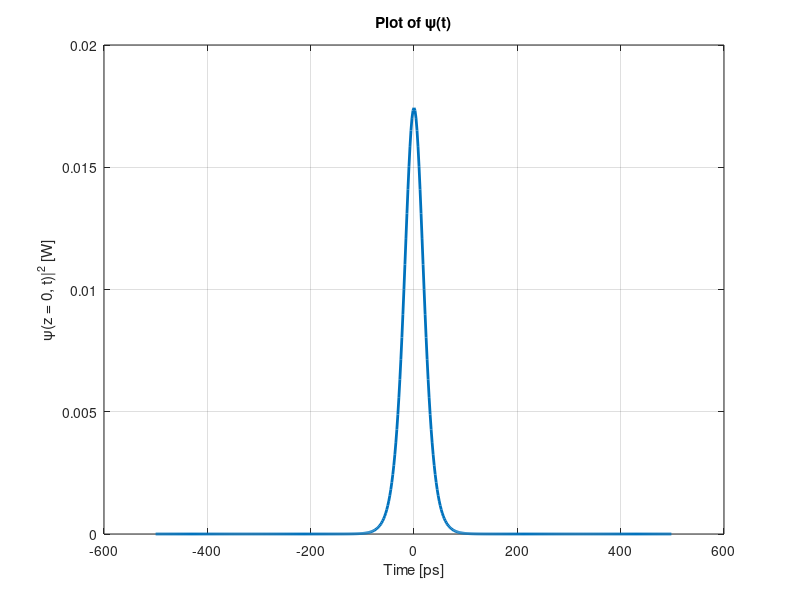
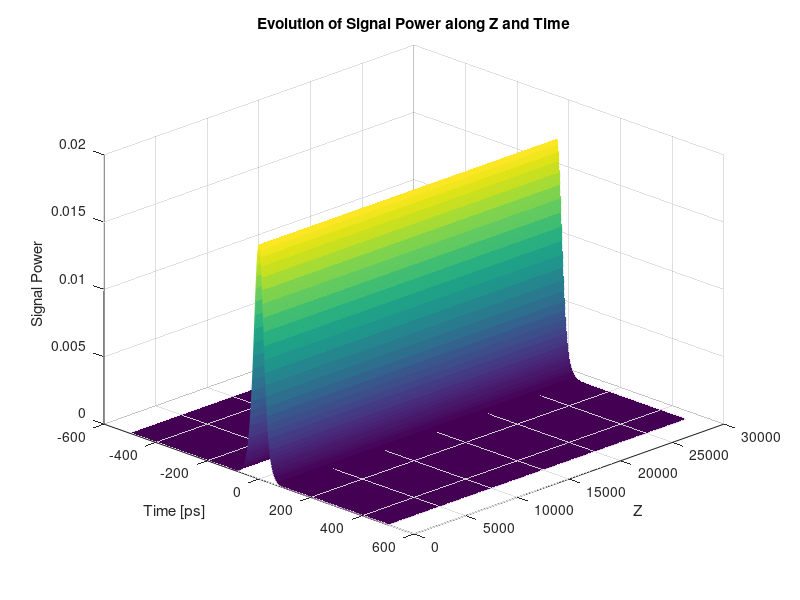
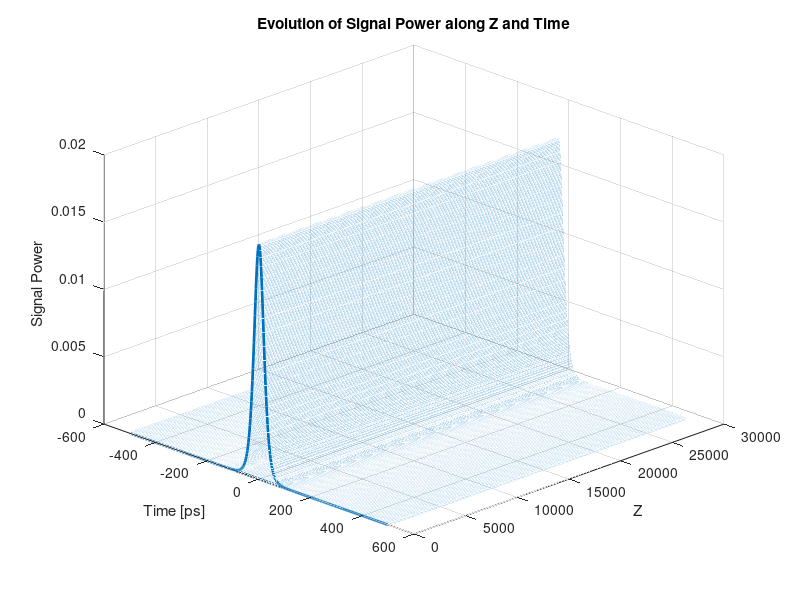
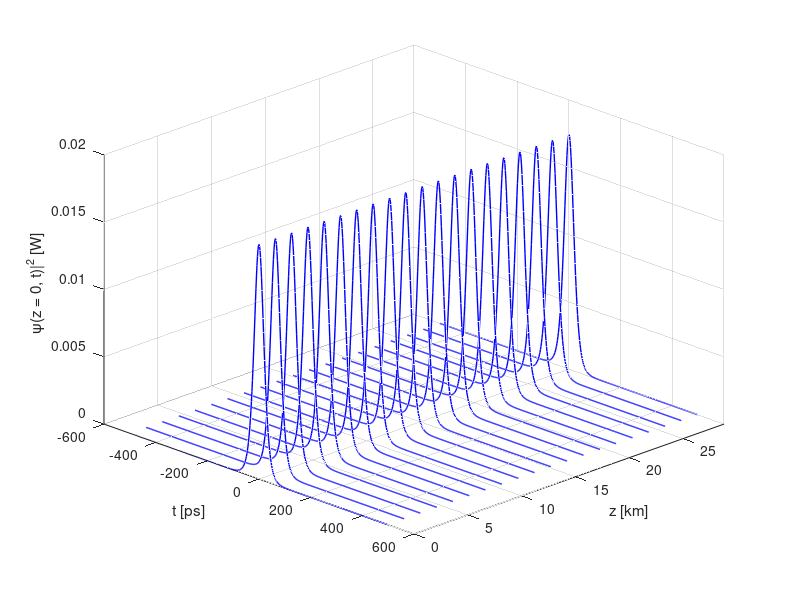

These charts were generated, in order, by the following MATLAB code:
clc; clear; close all;

%{
All calculations are performend in SI Units (m, s, ...), so the 
values have to be converted before the calculations and be converted 
back before displaying
%}

%% Constants 
c = 2.9986*10^8; %speed of light in vacum (m/s) 
disp(['c (m/s): ' num2str(c)]);

%% define the inputs
T = 100*10^(-12); %period in seconds (from pico seconds, ps)
duty_cycle = 25; % duty cycle in % 
lamda0 = 1.55*10^(-6); %central wavelength in meter (from 1.55micro meters) 
L = 28.845*10^3; %fibre length in meter (from km) 
alphadB = 0.2*10^(-3); %loss in dB/m (from dB/km)
D = 17*10^(-6); %dispersion coefficient in s/m^2 (from ps/nm/km) 
n2 = 2.7*10^(-20); % non linear coefficient in m^2/W (from km^2/W) 
Aeff = 55*10^(-12); % effective core area in m^2 (from micro m^2) 


%% calculated inputs 
f = 1/T; %frequency (Hz)
T0 = (duty_cycle/100)*T; %pulse width (s)
omega0 = (2*pi*c)/lamda0; %angular frequency (rad s^-1)
alpha = alphadB/4.343; % loss in (m^-1)
beta2 = -((D*(lamda0^2))/(2*pi*c)); %GVD parameter (s^2/m)
gamma = (n2*omega0)/(c*Aeff); %SPM parameter (W^-1 m^-1)

%% display variables
disp(['T (s): ' num2str(T)]);
disp(['duty_cycle (%): ' num2str(duty_cycle)]);
disp(['T0 (s): ' num2str(T0)]);
disp(['lamda0 (m): ' num2str(lamda0)]);
disp(['L (m): ' num2str(L)]);
disp(['alphadB (dB/m): ' num2str(alphadB)]);
disp(['D (s/m^2): ' num2str(D)]);
disp(['n2 (m^2/W): ' num2str(n2)]);
disp(['Aeff (m^2): ' num2str(Aeff)]);
disp(['f (Hz): ' num2str(f)]);
disp(['omega0 (rad/s): ' num2str(omega0)]);
disp(['alpha (m^-1): ' num2str(alpha)]);
disp(['beta2 (s^2/m): ' num2str(beta2)]);
disp(['gamma (W^-1/m): ' num2str(gamma)]);

%% Initial pulse 
psi0 = sqrt(abs(beta2)/(gamma* T0^2)); %peak amplitude calculated from the one-solition conditoin 
%psi = psi0*sech(t/T0); 
disp(['psi0 (peak amplitude)(W^(1/2)): ' num2str(psi0)]);

%calculating the linear and the non-linear length 
LD = (T0^2)/abs(beta2); %linear length (m)
LNL = 1/(gamma*(psi0^2)); %nonlinear length (m)
disp(['LD (m): ' num2str(LD)]);
disp(['LNL (m): ' num2str(LNL)]);

%% Discretisation 
Tmax = 40*T0; %time window width 
fmax = 40/(2*pi*T0); %frequency window width
disp(['Tmax (s): ' num2str(Tmax)]);
disp(['fmax (Hz): ' num2str(fmax)]);

%combining the window width and the Nyqvist criteria to avoid aliasing
%effects
dt = 1/(2*fmax); %time sampling rate
df = 1/Tmax; %frequency sampling rate

disp(['dt (time sampling rate): ' num2str(dt)]);
disp(['df (frequency sampling rate): ' num2str(df)]);

%preparation for Fast Fourier Transform (FFT)
N0 = round(Tmax/dt); % number of samples
disp(['Number of samples: ' num2str(N0)]);
%adjust N0 to be in the order 2^n
N = 2^nextpow2(N0); %set N to the 2^n closest to N0
dt = Tmax/N; %update dt so that Tmax/dt = N
fmax = N/(2*Tmax); %update fmax so that 2fmax/df = N


disp(['Updated number of samples: ' num2str(N)]);
disp(['Updated dt (time sampling rate): ' num2str(dt)]);
disp(['Updated fmax : ' num2str(df)]);

%calculate the time vector (t[i] = (-N/2 + i - 1))
t = (-N/2 : N/2 - 1)*dt; %create time vector from -N/2 to N/2 -1 and scale by dt
%calculate the frequency vector (f[i]= (-N/2 + i - 1)
f = (-N/2 : N/2 - 1)*df; 
%calculate the angular vector (omega[i] = (-N/2 + i -1))
domega = 2*pi*df; 
omega = (-N/2 : N/2 - 1)*domega; 


%crate the signal
psi = psi0*sech(t/T0);  
%calculate the temporl intensity (|x|^2)
psi_temporal_intensity = abs(psi).^2;  

% Plot the signal
%convert time to picos seconds (ps) for the plot 
t_ps = t/(10^(-12));

figure;
plot(t_ps, psi_temporal_intensity, 'LineWidth', 2);
xlabel('Time [ps]');
%ylabel('\psi(t)');
ylabel('\psi(z = 0, t)|^2 [W]');
title('Plot of \psi(t)');
grid on;

% Set y-axis limits
%ylim([0, 0.02]);

%discretisation of the space z (axial propagation direction)
dz = (1/1000)*min(LD, LNL); %make z sampling rate a fraction of the smallest LD, LNL value 
disp(['dz (spatial sampling rate): ' num2str(dz)]);
Nz = round(L/dz); %calculate the number of samples 
dz = L/Nz; %update dz fit the rounded range
%create distance vector 
z = (0:Nz)*dz;

disp(['dz (spatial sampling rate): ' num2str(dz)]);
disp(['Nz (number of samples): ' num2str(Nz)]);


%% Split-Step Fourier Method
alpha = 0; %for testing

%initialize matrix to store pulse at each step 
psi_evoluation = zeros(Nz, N); 
psi_evoluation(1, :) = psi;

%calculate the dispersion term (constant over distance)
D_hat_jw = -(alpha/2) + (1i*beta2*omega.^2)/2; 
dispersion = exp((dz*D_hat_jw)/2); %half dispresion for more accuracy


%perform SSFM for each distance step (from 1 to Nz+1, as 0 is the intial
%pulse)
for z_step = 2:Nz+1 
    %first-half dispersion 
    Psi = fftshift(fft(psi)); %fourier transform 
    Psi = Psi.*dispersion; %calculate dispersion 
    psi = ifft(fftshift(Psi));%inverse fourier transform 

    %full nonlinearity 
    N_hat = 1i*gamma*(abs(psi).^2); %nonlinear operator 
    psi = psi.*exp(dz*N_hat); %apply nonlinear operator 
    
    %second-half dispersion 
    Psi = fftshift(fft(psi)); %fourier transform 
    Psi = Psi.*dispersion; %calculate dispersion 
    psi = ifft(fftshift(Psi));%inverse fourier transform 

    %store the pulse at each step 
    psi_evoluation(z_step, :) = psi; 

end

%{
%disp(max(abs(psi_evoluation(end, :))))

%calculate the temporl intensity (|x|^2)
%psi_temporal_intensity = abs(psi).^2;  
psi_temporal_intensity = abs(psi_evoluation(end, :)).^2;  

% Plot the signal
figure;
plot(t_ps, psi_temporal_intensity, 'LineWidth', 2);
xlabel('Time [ps]');
%ylabel('\psi(t)');
ylabel('\psi(z = 0, t)|^2 [W]');
title('Plot of \psi(t) after');
grid on;
%}

% Create a meshgrid for z and time
[z_mesh, time_mesh] = meshgrid(z, t_ps);

intensities = abs(psi_evoluation).^2; 
intensities = intensities'; %transpose

% Create a 3D surface plot
figure;
surf(time_mesh, z_mesh, intensities , 'EdgeColor', 'interp');
xlabel('Time [ps]');
ylabel('Z');
zlabel('Signal Power');
title('Evolution of Signal Power along Z and Time');
view(45, 30)


%%{
%try 3d plot 
% Create a 3D surface plot using plot3
figure;
plot3(time_mesh(:), z_mesh(:), intensities(:), 'LineWidth', 2);
xlabel('Time [ps]');
ylabel('Z');
zlabel('Signal Power');
title('Evolution of Signal Power along Z and Time');
grid on;
view(45, 30)
%}



%Create 3d plot for only a subset of z points to show propagation 
selected_z_indices = round(linspace(1, Nz, 20)); %select 20 points for plotting 

%selected the relevant values 
selected_psi_vals = psi_evoluation(selected_z_indices, :); 
selected_z_values = z(selected_z_indices); 

%convert z to km instead of meters 
selected_z_values_km = selected_z_values/1000; 

%calculate intensities 
selected_intensities = abs(selected_psi_vals).^2;


%clf()
figure('Position', [100, 100, 800, 400]); % _, _, ,width, height
axes()
hold on
for i = 1:numel(selected_z_indices)
    %plot the signal for the corresponding z value
    plot3(t_ps, selected_z_values_km(i)*ones(size(t)), selected_intensities(i, :), 'Color', 'blue', 'LineWidth', 1); 
end
grid on
xlabel('t [ps]');
ylabel('z [km]');
zlabel('\psi(z = 0, t)|^2 [W]');
%view(12.6, 27.6)
view(45, 30)

ylim([0, selected_z_values_km(end)]);


% Adjust x-axis ticks and labels
%xticks(linspace(min(t_ps), max(t_ps), 10)); % You can adjust the number of ticks as needed
%xticklabels(cellstr(num2str(linspace(min(t_ps), max(t_ps), 10)'))); % Convert numerical labels to cell array of strings
